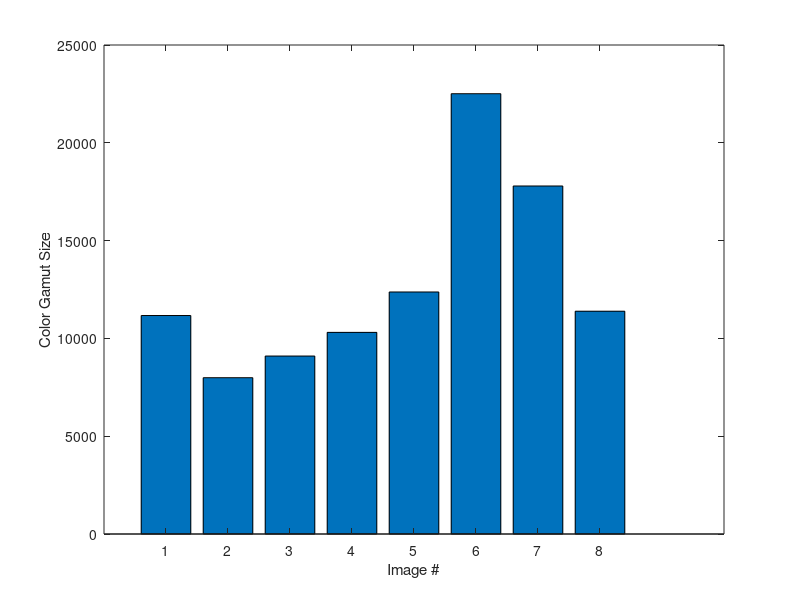

Source code (MATLAB):
%% calculate intersection between target and normalized images
% WCC 8/6/2020

%
% collect data
%

%% size change
if 0
    data = zeros(8,1);
    
    for j = 1:8
            cgc = ColorGamutCompare(j,1)
            cgc.histogram_compare;
            data(j,1) = cgc.n_present;
    end
    
    save('colorgamutpresent','data')
end

if 1
    %
    % visualization
    %
    load('colorgamutpresent','data')
    figure
    bar(data)
    xlabel('Image #')
    ylabel('Color Gamut Size')
    
    saveas(gcf,'colorgamutpresent.png')
end


%% size change
if 0
    data = zeros(8,8,4);
    
    for j = 1:8
        
        for i = 1:8
            [j i]
            
            cgc = ColorGamutCompare(j,i)
            cgc.histogram_compare;
            rmvs = [cgc.r_r cgc.r_m cgc.r_v cgc.r_s];
            data(j,i,:) = rmvs;
            [rmvs]
        end
        
    end
    
    save('colorgamutratio','data')
end

if 0
%
% visualization
%
load('colorgamutratio','data')
figure
for j = 1:8
    ax = subplot(2,4,j)
    bar(squeeze(data(j,:,:))*100)
    xlabel('Target image #')
    title(sprintf('Source image #%d',j))
    ytickformat(ax, 'percentage');
    axis([0.5 8.5 0 150])
end

%subplot(2,4,2)
%legend('Reinhard','Macenko','Vahadane','Spectral')
%legend('Location','NorthEast')

set(gcf, 'Units', 'Normalized', 'OuterPosition', [0, 0.25, 1, 0.40]);

saveas(gcf,'colorgamutratio.png')
end

%% intersection
if 0
    data = zeros(8,8,4);
    
    for j = 1:8
        
        for i = 1:8
            [j i]
            cgc = ColorGamutCompare(j,i)
            rmvs = cgc.histogram_compare;
            data(j,i,:) = rmvs;
            [rmvs]
        end
        
    end
    
    save('colorgamutcoverage','data')
end

if 0
%
% visualization
%
load('colorgamutcoverage','data')
figure
for j = 1:8
    ax = subplot(2,4,j)
    bar(squeeze(data(j,:,:))*100)
    xlabel('Target image #')
    title(sprintf('Source image #%d',j))
    ytickformat(ax, 'percentage');
end
subplot(2,4,2)
legend('Reinhard','Macenko','Vahadane','Spectral')
legend('Location','NorthEast')

set(gcf, 'Units', 'Normalized', 'OuterPosition', [0, 0.25, 1, 0.40]);

saveas(gcf,'colorgamutcoverage.png')
end

return


